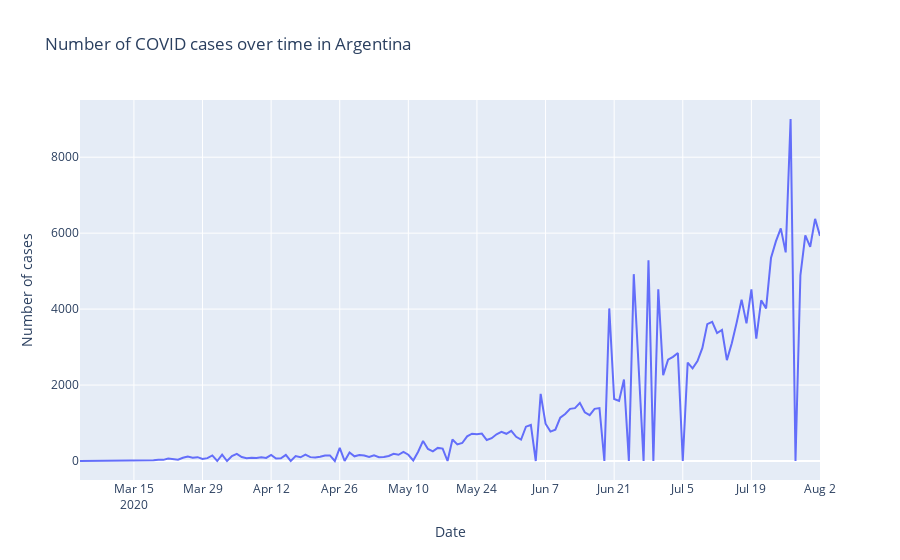

This figure's notebook cell:
### Code cell
fig = go.Figure(data=go.Scatter(x=df666['date'],y=df666['E_average'],mode='lines')) # hover text goes here
fig.update_layout(title='Number of COVID cases over time in Argentina',xaxis_title="Date",yaxis_title="Number of cases")    
fig.show()          #@Natalio666Altube

### Figure 1 — Plotly figure (JSON) as saved in the notebook; plotly's stock layout.template omitted (floating-point values rounded to 4 significant figures; data arrays with more than 128 entries replaced by an {"elided": "..."} marker saying what was removed)
{"data": [{"mode": "lines", "type": "scatter", "x": {"elided": "149 str values"}, "y": {"elided": "149 int values"}}], "layout": {"title": {"text": "Number of COVID cases over time in Argentina"}, "xaxis": {"title": {"text": "Date"}}, "yaxis": {"title": {"text": "Number of cases"}}}}
